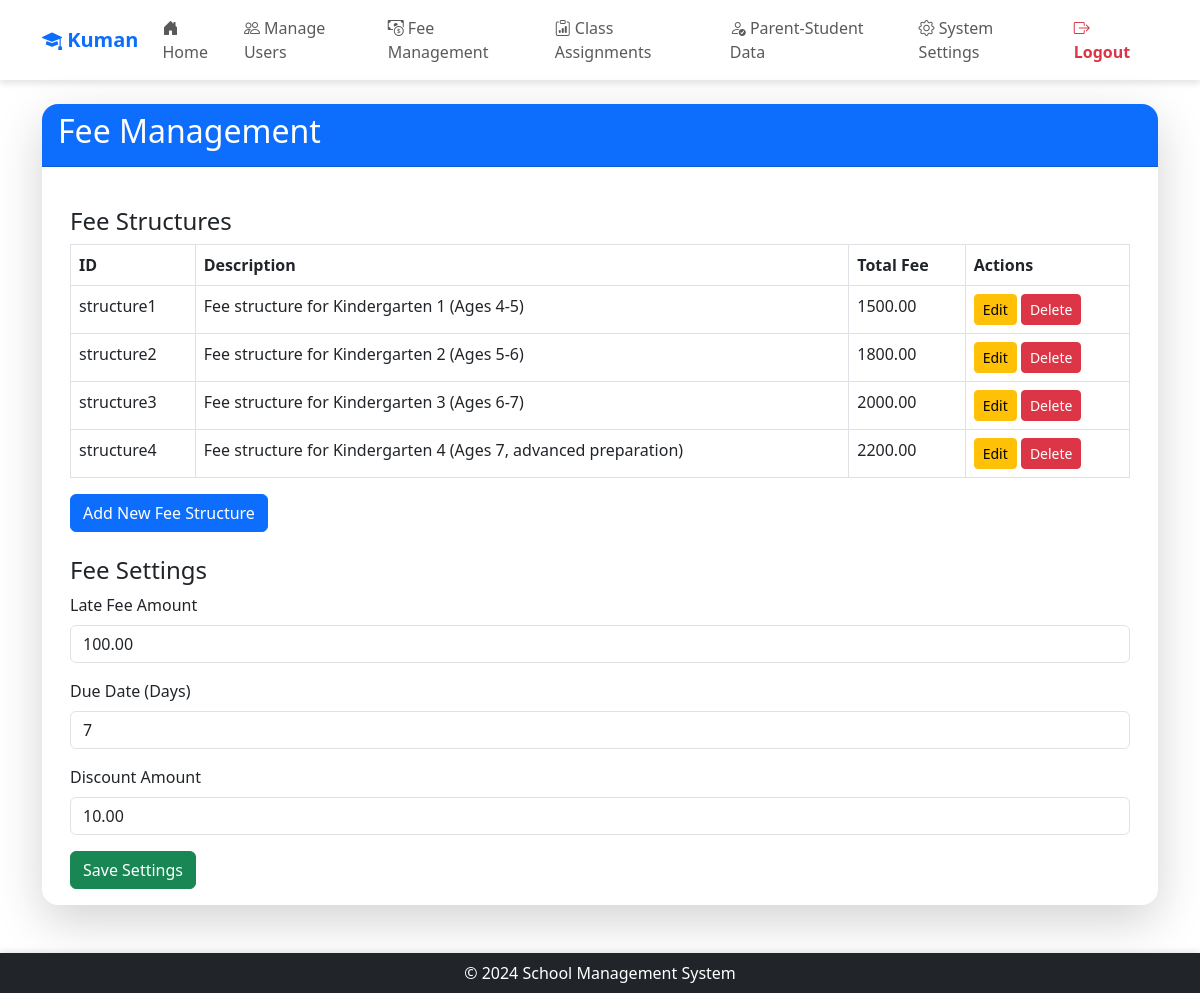
The app's page /admin/fee_management (signed in) with its own data.
### app/models/models.py (models this page shows)
class Settings(db.Model):
    __tablename__ = 'Settings'
    setting_key = db.Column('SettingKey', db.String, primary_key=True)
    setting_value = db.Column('SettingValue', db.String, nullable=False)
    description = db.Column('Description', db.String, nullable=False)
    category = db.Column('Category', db.String, nullable=False)

class FeeStructure(db.Model):
    __tablename__ = 'FeeStructure'
    structure_id = db.Column(
        'StructureId',
        db.String,
        primary_key=True,
        default=lambda: f"structure-{str(uuid.uuid4())[:8]}"
    )
    description = db.Column('Description', db.String, nullable=False)
    total_fee = db.Column('TotalFee', db.Numeric(10, 2), nullable=False)
    student_assignments = relationship('StudentFeeAssignment', back_populates='structure')

### app/routes/admin/fee_management.py (the view)
@admin.route('/fee_management')
@login_required
@role_required('1')
def fee_management():
    fee_structures = FeeStructure.query.all()
    fee_settings = {
        'late_fee_amount': Settings.query.filter_by(setting_key='late_fee_amount').first(),
        'due_date_reminder': Settings.query.filter_by(setting_key='due_date_reminder').first(),
        'discount_amount': Settings.query.filter_by(setting_key='discount_amount').first()
    }
    settings = {
        key: setting.setting_value if setting else None
        for key, setting in fee_settings.items()
    }
    return render_template(
        'admin/fee_management.html',
        fee_structures=fee_structures,
        settings=settings,
        app_name=app_name()
    )

### app/__init__.py (called while the page is built)
@login_manager.user_loader
def load_user(user_id):
    from .models.models import User
    return User.query.get(user_id)

### app/routes/routes.py (called while the page is built)
def app_name():
    app_name = "School Management System"
    with current_app.app_context():
        setting = Settings.query.filter_by(setting_key='school_name').first()
        if setting and setting.setting_value:
            app_name = setting.setting_value
    return app_name

def role_required(*roles):
    def decorator(f):
        @wraps(f)
        def decorated_function(*args, **kwargs):
            if not current_user.is_authenticated or current_user.role_id not in roles:
                abort(403)  # Forbidden access if role does not match
            return f(*args, **kwargs)
        return decorated_function
    return decorator

### app/templates/admin/fee_management.html (shortened to what this page needs)
{% extends "share/dashboard.html" %}
{% block card_title %}Fee Management{% endblock %}
{% block card_content %}
<div class="container mt-4">
    <h4>Fee Structures</h4>
    <table class="table table-bordered">
        <thead>
            <tr>
                <th>ID</th>
                <th>Description</th>
                <th>Total Fee</th>
                <th class="actions-column">Actions</th>
            </tr>
        </thead>
        <tbody>
            {% for fee in fee_structures %}
            <tr>
                <td>{{ fee.structure_id }}</td>
                <td>{{ fee.description }}</td>
                <td>{{ fee.total_fee }}</td>
                <td class="actions-column">
                    <a href="{{ url_for('admin.edit_fee_structure', id=fee.structure_id) }}" class="btn btn-sm btn-warning">Edit</a>
                    <a href="{{ url_for('admin.delete_fee_structure', id=fee.structure_id) }}" class="btn btn-sm btn-danger">Delete</a>
                </td>
            </tr>
            {% endfor %}
        </tbody>
    </table>
    <a href="{{ url_for('admin.add_fee_structure') }}" class="btn btn-primary">Add New Fee Structure</a>
    <h4 class="mt-4">Fee Settings</h4>
    <form action="{{ url_for('admin.update_fee_settings') }}" method="post">
        <div class="mb-3">
            <label for="late_fee_amount" class="form-label">Late Fee Amount</label>
            <input type="number" class="form-control" id="late_fee_amount" name="late_fee_amount"
                value="{{ '%.2f' % (settings['late_fee_amount'] | float) }}" min="0" step="0.01" required>
        </div>
        <div class="mb-3">
            <label for="due_date_reminder" class="form-label">Due Date (Days)</label>
            <input type="number" class="form-control" id="due_date_reminder" name="due_date_reminder"
                value="{{ settings['due_date_reminder'] }}" min="0" required>
        </div>
        <div class="mb-3">
            <label for="discount_amount" class="form-label">Discount Amount</label>
            <input type="number" class="form-control" id="discount_amount" name="discount_amount"
                value="{{ '%.2f' % (settings['discount_amount'] | float) }}" min="0" step="0.01" required>
        </div>
        <button type="submit" class="btn btn-success">Save Settings</button>
    </form>
</div>
{% endblock %}

### app/templates/share/dashboard.html (shortened to what this page needs)
<!DOCTYPE html>
<html lang="en">
  <head>
    <link href="https://cdn.jsdelivr.net/npm/bootstrap@5.3.0-alpha1/dist/css/bootstrap.min.css" rel="stylesheet" />
    <link href="https://cdn.jsdelivr.net/npm/bootstrap-icons/font/bootstrap-icons.css" rel="stylesheet" />
  </head>
  <body>
    <header class="navbar navbar-expand-lg navbar-light">
      <div class="container">
        <a class="navbar-brand text-primary fw-bold"
          href="{% if current_user.role_id == '1' %}
                    {{ url_for('admin.dashboard') }}
                {% elif current_user.role_id == '2' %}
                    {{ url_for('teacher.dashboard') }}
                {% elif current_user.role_id == '3' %}
                    {{ url_for('parent.dashboard') }}
                {% elif current_user.role_id == '4' %}
                    {{ url_for('accountant.dashboard') }}
                {% else %}
                    {{ url_for('views.home') }}
                {% endif %}">
          <i class="bi bi-mortarboard-fill"></i> {{ app_name }}
        </a>
        <div class="collapse navbar-collapse" id="navbarNav">
          <ul class="navbar-nav me-auto">
            <li class="nav-item">
              <a class="nav-link"
                 href="{% if current_user.role_id == '1' %}
                          {{ url_for('admin.dashboard') }}
                       {% elif current_user.role_id == '2' %}
                          {{ url_for('teacher.dashboard') }}
                       {% elif current_user.role_id == '3' %}
                          {{ url_for('parent.dashboard') }}
                       {% elif current_user.role_id == '4' %}
                          {{ url_for('accountant.dashboard') }}
                       {% else %}
                          {{ url_for('views.home') }}
                       {% endif %}">
                <i class="bi bi-house-door-fill"></i> Home
              </a>
            </li>
            {% if current_user.role_id == '1' %}
              <li class="nav-item">
                <a class="nav-link" href="{{ url_for('admin.manage_users') }}">
                  <i class="bi bi-people"></i> Manage Users
                </a>
              </li>
              <li class="nav-item">
                <a class="nav-link" href="{{ url_for('admin.fee_management') }}">
                  <i class="bi bi-cash-coin"></i> Fee Management
                </a>
              </li>
              <li class="nav-item">
                <a class="nav-link" href="{{ url_for('admin.class_assignments') }}">
                  <i class="bi bi-clipboard-data"></i> Class Assignments
                </a>
              </li>
              <li class="nav-item">
                <a class="nav-link" href="{{ url_for('admin.parent_student') }}">
                  <i class="bi bi-person-check"></i> Parent-Student Data
                </a>
              </li>
              <li class="nav-item">
                <a class="nav-link" href="{{ url_for('admin.system_settings') }}">
                  <i class="bi bi-gear"></i> System Settings
                </a>
              </li>
            {% endif %}
          </ul>
          <ul class="navbar-nav ms-auto">
            <li class="nav-item">
              <a class="nav-link text-danger fw-bold" href="{{ url_for('auth.logout') }}">
                <i class="bi bi-box-arrow-right"></i> Logout
              </a>
            </li>
          </ul>
        </div>
      </div>
    </header>
    <main class="container mt-4">
      <div class="card border-0 shadow-lg rounded-4">
        <div class="card-header text-white bg-primary rounded-top-4">
          <h2>{% block card_title %} {% endblock %}</h2>
        </div>
        <div class="card-body">
          {% block card_content %} {% endblock %}
        </div>
      </div>
    </main>
    <footer class="bg-dark text-white py-2 mt-5 text-center sticky-footer">
      <div class="container">
        <p class="m-0">&copy; 2024 School Management System</p>
      </div>
    </footer>
  </body>
</html>

### app/templates/share/dashboard.html (style rules this page uses)
html, body { height: 100%; }
body { display: flex; flex-direction: column; min-height: 100vh; }
main { flex: 1; }
.navbar { background: rgba(255, 255, 255, 0.9); box-shadow: 0 4px 6px rgba(0, 0, 0, 0.1); }
.navbar-nav .nav-link { font-weight: 500; transition: 0.3s; }
.sticky-footer { position: sticky; bottom: 0; width: 100%; box-shadow: 0 -2px 6px rgba(0, 0, 0, 0.1); }

### records on screen
Settings: SettingValue "Kuman"
FeeStructure: structure_id "structure1", description "Fee structure for Kindergarten 1 (Ages 4-5)", total_fee "1500.00"
FeeStructure: structure_id "structure2", description "Fee structure for Kindergarten 2 (Ages 5-6)", total_fee "1800.00"
FeeStructure: structure_id "structure3", description "Fee structure for Kindergarten 3 (Ages 6-7)", total_fee "2000.00"
FeeStructure: structure_id "structure4", description "Fee structure for Kindergarten 4 (Ages 7, advanced preparation)", total_fee "2200.00"
Settings: late_fee_amount "100.00"
Settings: discount_amount "10.00"
